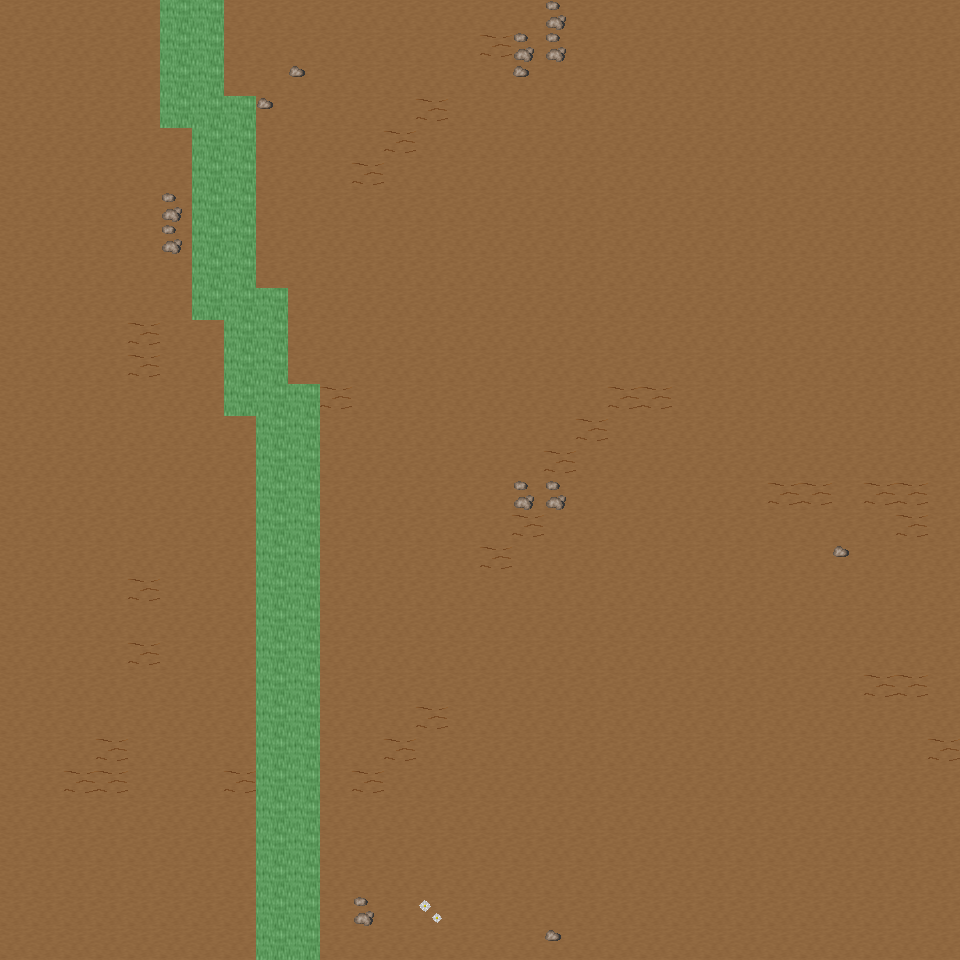

A level layout from a 2D game, rendered from its tile map. Below: a short description, then the map file with tile-grid data replaced by summaries:
An orthogonal 30x30 tile map with 32x32 px tiles, 6 tile layers (Ground, Object, Object2, Above, ...), 17 tilesets and 5 objects (5x mapExit).

<map version="1.0" orientation="orthogonal" renderorder="right-down" width="30" height="30" tilewidth="32" tileheight="32" nextobjectid="6">
  <tileset firstgid="1" name="tileset_ground_ground" tilewidth="32" tileheight="32" tilecount="33" columns="3">
    <image source="../drawable/tileset_ground_ground.png" width="96" height="352" />
  </tileset>
  <tileset firstgid="34" name="tileset_ground_rock_pebbles" tilewidth="32" tileheight="32" tilecount="3" columns="1">
    <image source="../drawable/tileset_ground_rock_pebbles.png" width="32" height="96" />
  </tileset>
  <tileset firstgid="37" name="tileset_ground_grass_edges" tilewidth="32" tileheight="32" tilecount="36" columns="12">
    <image source="../drawable/tileset_ground_grass_edges.png" width="384" height="96" />
  </tileset>
  <tileset firstgid="73" name="tileset_plant_flower_daisy_white" tilewidth="32" tileheight="32" tilecount="8" columns="2">
    <image source="../drawable/tileset_plant_flower_daisy_white.png" width="64" height="128" />
  </tileset>
  <tileset firstgid="81" name="tileset_ground_ridge_earth_dark" tilewidth="32" tileheight="32" tilecount="96" columns="12">
    <image source="../drawable/tileset_ground_ridge_earth_dark.png" width="384" height="256" />
  </tileset>
  <tileset firstgid="177" name="tileset_plant_grasses" tilewidth="32" tileheight="32" tilecount="6" columns="3">
    <image source="../drawable/tileset_plant_grasses.png" width="96" height="64" />
  </tileset>
  <tileset firstgid="183" name="tileset_ground_earth_edges" tilewidth="32" tileheight="32" tilecount="18" columns="6">
    <image source="../drawable/tileset_ground_earth_edges.png" width="192" height="96" />
  </tileset>
  <tileset firstgid="201" name="tileset_ground_pothole" tilewidth="32" tileheight="32" tilecount="4" columns="4">
    <image source="../drawable/tileset_ground_pothole.png" width="128" height="32" />
  </tileset>
  <tileset firstgid="205" name="tileset_item_statue_green_stone_3" tilewidth="32" tileheight="32" tilecount="3" columns="1">
    <image source="../drawable/tileset_item_statue_green_stone_3.png" width="32" height="96" />
  </tileset>
  <tileset firstgid="208" name="tileset_ground_rock_rocks_2" tilewidth="32" tileheight="32" tilecount="4" columns="2">
    <image source="../drawable/tileset_ground_rock_rocks_2.png" width="64" height="64" />
  </tileset>
  <tileset firstgid="212" name="tileset_logic_creature_animal" tilewidth="32" tileheight="32" tilecount="32" columns="8">
    <image source="../drawable/tileset_logic_creature_animal.png" width="256" height="128" />
  </tileset>
  <tileset firstgid="244" name="tileset_logic_collision" tilewidth="32" tileheight="32" tilecount="1" columns="1">
    <image source="../drawable/tileset_logic_collision.png" width="32" height="32" />
  </tileset>
  <tileset firstgid="245" name="tileset_plant_tree_taller_trees" tilewidth="32" tileheight="32" tilecount="32" columns="8">
    <image source="../drawable/tileset_plant_tree_taller_trees.png" width="256" height="128" />
  </tileset>
  <tileset firstgid="277" name="tileset_plant_tree_spruce" tilewidth="32" tileheight="32" tilecount="6" columns="2">
    <image source="../drawable/tileset_plant_tree_spruce.png" width="64" height="96" />
  </tileset>
  <tileset firstgid="283" name="tileset_plant_bush_bush_mult_colored" tilewidth="32" tileheight="32" tilecount="6" columns="3">
    <image source="../drawable/tileset_plant_bush_bush_mult_colored.png" width="96" height="64" />
  </tileset>
  <tileset firstgid="289" name="tileset_plant_tree_pine_tree" tilewidth="32" tileheight="32" tilecount="20" columns="4">
    <image source="../drawable/tileset_plant_tree_pine_tree.png" width="128" height="160" />
  </tileset>
  <tileset firstgid="309" name="tileset_plant_tree_pine_tree_1" tilewidth="32" tileheight="32" tilecount="20" columns="4">
    <image source="../drawable/tileset_plant_tree_pine_tree_1.png" width="128" height="160" />
  </tileset>
  <layer name="Ground" width="30" height="30">
    <data>[900 cells, 900 non-empty, 1 distinct tile ids]</data>
  </layer>
  <layer name="Object" width="30" height="30">
    <data>[900 cells, 107 non-empty, 10 distinct tile ids]</data>
  </layer>
  <layer name="Object2" width="30" height="30">
    <data>[900 cells, 0 non-empty, 0 distinct tile ids]</data>
  </layer>
  <layer name="Above" width="30" height="30">
    <data>[900 cells, 0 non-empty, 0 distinct tile ids]</data>
  </layer>
  <layer name="Above2" width="30" height="30">
    <data>[900 cells, 0 non-empty, 0 distinct tile ids]</data>
  </layer>
  <layer name="Walkable" width="30" height="30">
    <data>[900 cells, 63 non-empty, 1 distinct tile ids]</data>
  </layer>
  <objectgroup name="MapEvents">
    <object id="1" name="north" type="mapExit" x="0" y="0" width="160" height="32">
      <properties>
        <property name="map" value="level_0_x68_y60" />
        <property name="x" value="0" />
        <property name="y" value="28" />
      </properties>
    </object>
    <object id="2" name="north2" type="mapExit" x="224" y="0" width="736" height="32">
      <properties>
        <property name="map" value="level_0_x68_y60" />
        <property name="x" value="7" />
        <property name="y" value="28" />
      </properties>
    </object>
    <object id="3" name="south" type="mapExit" x="0" y="928" width="256" height="32">
      <properties>
        <property name="map" value="level_0_x68_y62" />
        <property name="x" value="0" />
        <property name="y" value="1" />
      </properties>
    </object>
    <object id="4" name="south2" type="mapExit" x="320" y="928" width="640" height="32">
      <properties>
        <property name="map" value="level_0_x68_y62" />
        <property name="x" value="10" />
        <property name="y" value="1" />
      </properties>
    </object>
    <object id="5" name="east" type="mapExit" x="928" y="0" width="32" height="960">
      <properties>
        <property name="map" value="level_0_x69_y61" />
        <property name="x" value="1" />
        <property name="y" value="0" />
      </properties>
    </object>
  </objectgroup>
</map>
